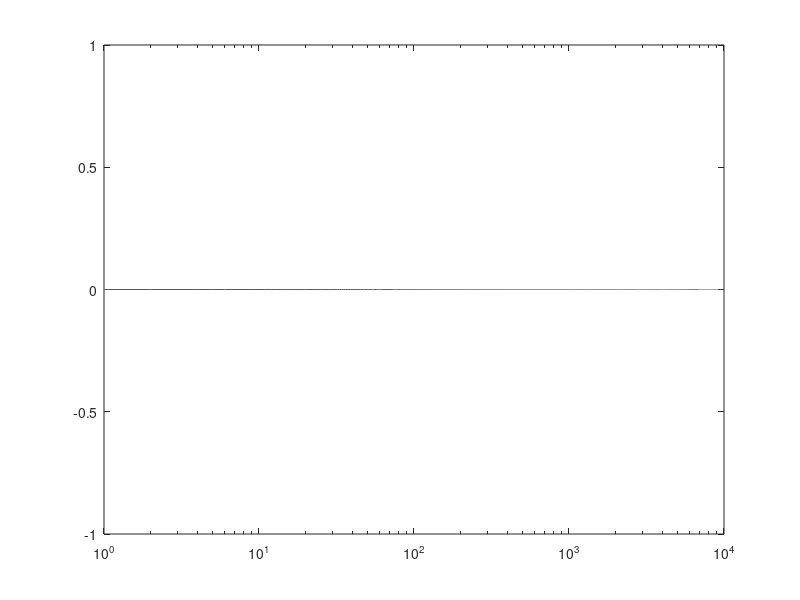

Write MATLAB code to recreate this figure.
clear;
x = rand(1,10000);
S1 = zeros(1,10000);
S2 = single(S1);
for n= 1:10000;
    S1(1,n) = sum(x(1,n));
    S2(1,n) =single(sum(x(1,n)));
end
v=S1-S2;
semilogx(v);